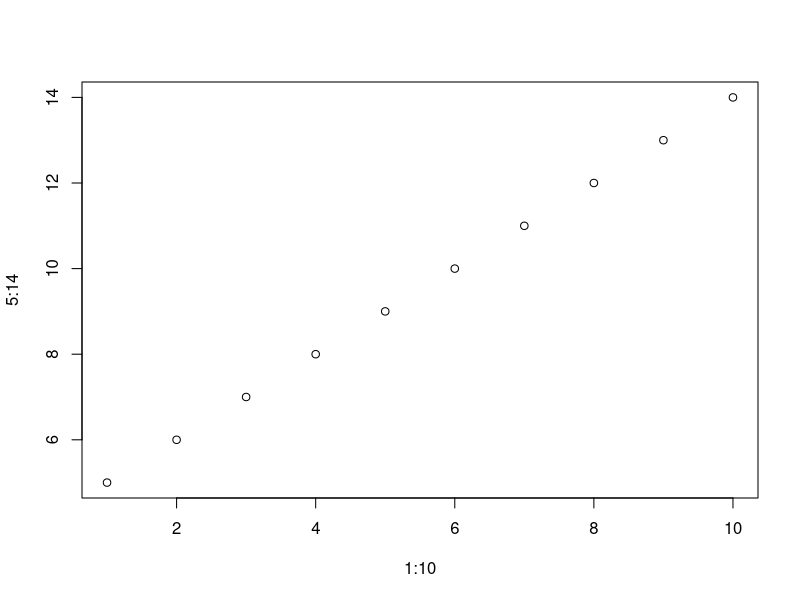
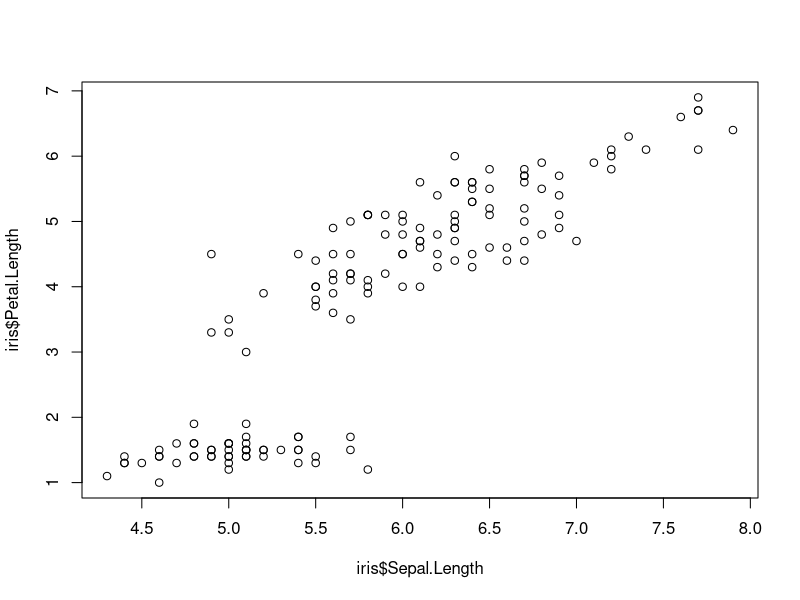
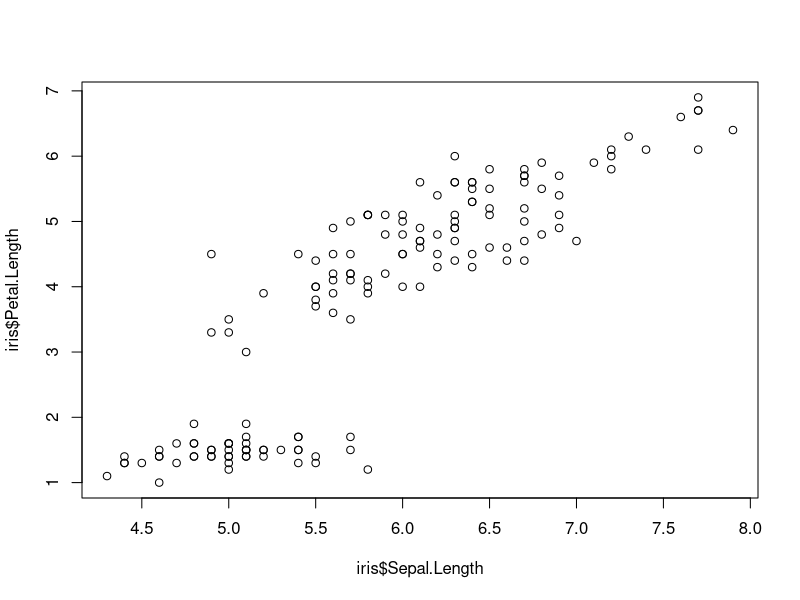
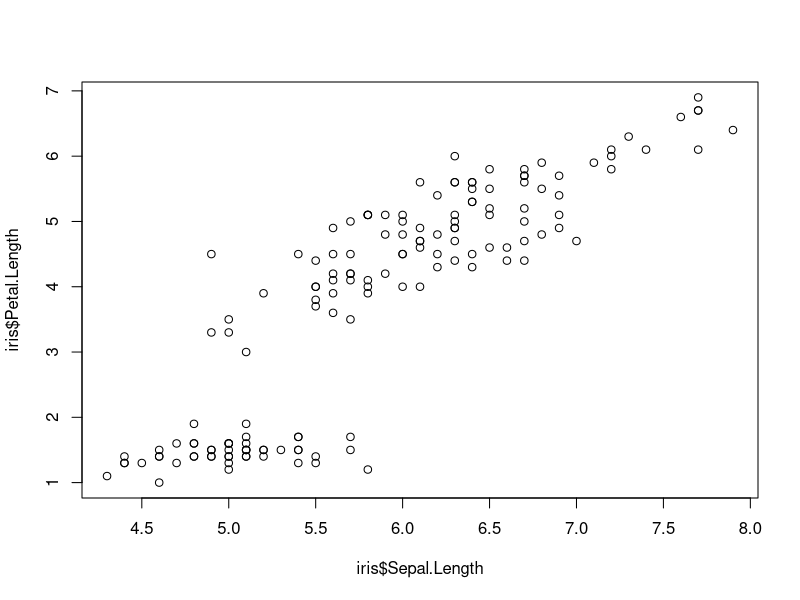

These charts were generated, in order, by the following R code:
## ---- chunk 1
knitr::opts_chunk$set(echo = TRUE,
                      warning = FALSE,
                      message = F,
                      fig.align = 'center', 
                      fig.pos = 'H')
## ---- chunk 2
#Los comentarios vuelven a ser "#"
if(!require(tidyverse)){
  install.packages(tidyverse, dependencies = T)
  library(tidyverse)
}
## ---- chunk 3
plot(1:10, 5:14)
## ---- chunk 4
knitr::opts_chunk$set(echo = TRUE)
# Este chunk no quiero que aparezca, haz lo necesario para que se cumpla este requerimiento
# Cambia el tamaño de las gráficas y que siempre aparezcan donde se les indique
# Haz que las graficas siempre esten centradas
## ---- chunk 5
iris
## ---- chunk 6
library(tidyverse)
## ---- chunk 7
plot(x = iris$Sepal.Length, iris$Petal.Length)
## ---- chunk 8
plot(x = iris$Sepal.Length, iris$Petal.Length)
## ---- chunk 9
plot(x = iris$Sepal.Length, iris$Petal.Length)
